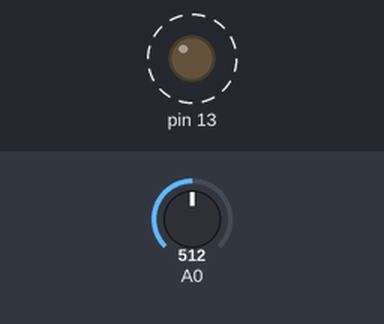
Bench run of a sketch on a simulated Arduino Uno, built with avr-gcc and run on an emulated ATmega328P. Shown: output pins drawn as LEDs (lit = HIGH). Dashed ring = blinking. The inputs (shaded band) are chosen by the test bench; at power-on: A0 = 512.

Above: at 1.7 s.
1.8 s: A0 set to 306
At 1.91 s:
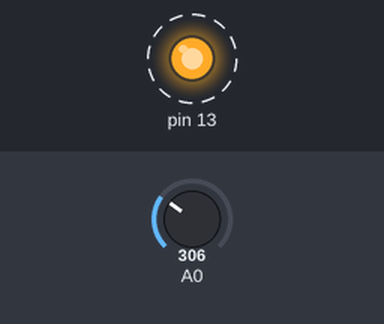
5.3 s: A0 set to 122
At 5.56 s:
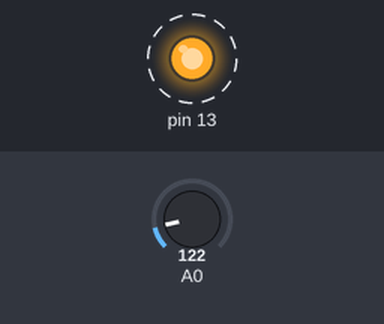
Timing chart, 0 to 14.8 s (numbered marks = the images above; inputs shaded):
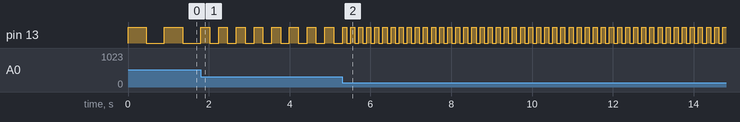

Measured:
- after the input at 1.8 s, pin 13: alternates HIGH for 0.22 s and LOW for 0.22 s, starting after 0.22 s
- after the input at 5.3 s, pin 13: alternates HIGH for 0.10 s and LOW for 0.10 s, starting after 0.11 s
- by itself, pin 13: alternates HIGH for 0.45 s and LOW for 0.45 s

The sketch:

ldr-delay.ino
```cpp
void setup()
{
  pinMode(13, OUTPUT);
}

void loop()
{
  int ldrVal = analogRead(0);
  ldrVal = map(ldrVal, 200, 1000, 100, 1000);
  ldrVal = constrain(ldrVal, 100, 1000);

  // Toggle LED with delay variation (100ms - 1000ms)
  digitalWrite(13, HIGH);
  delay(ldrVal);
  digitalWrite(13, LOW);
  delay(ldrVal);
}
```
